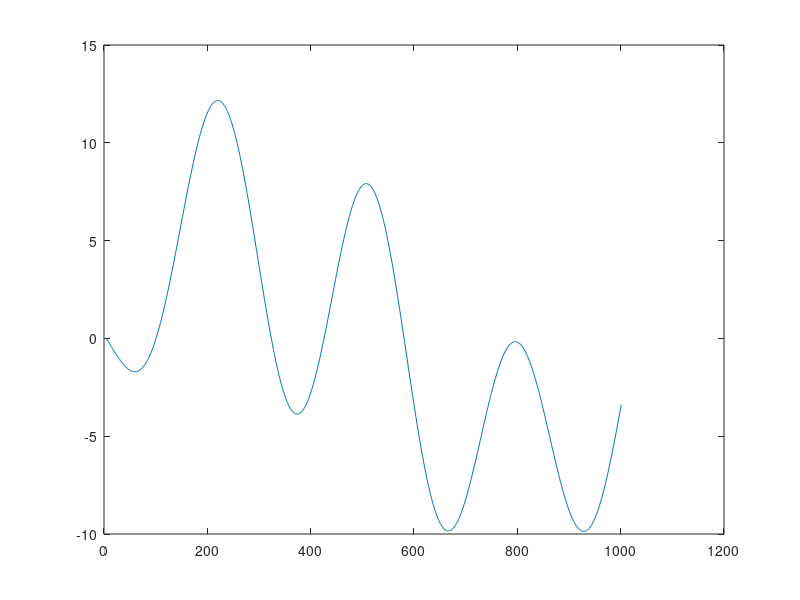

The MATLAB script that drew this image:
clear all 
clc
%% Zad1
A = 1;
t = 0:0.01:10;
p100 = (rand(1,100)-0.5)*2;
p1000 = (rand(1,1000)-0.5)*2;

p100(p100<0) = -A;
p100(p100>=0) = A;

p1000(p1000<0) = -A;
p1000(p1000>=0) = A;

%fazy  = rand(1,6)*2*pi;
fazy = load("fazy.mat");
fazy = fazy.fazy;
psin = A*sin(pi*t*0.24 + fazy(1)) + A*sin(pi*t*0.42+ fazy(2)) + A*sin(pi*t*0.14+ fazy(3)) + A*sin(pi*t*0.74+ fazy(4)) + A*sin(pi*t*0.36+ fazy(5)) + A*sin(pi*t*0.66+ fazy(6));
plot(psin,'o')

%% Zad2
A = [1 -0.5 -0.7 0.5];  
B = [0.7 0.3];

y100 = filter(B,A,p100); 
plot(y100);

y1000 = filter(B,A,p1000);
plot(y1000)

ysin = filter(B,A,psin);
plot(ysin)

w100  = randn(size(y100))  * sqrt(0.1 * var(y100));
w1000 = randn(size(y1000)) * sqrt(0.1 * var(y1000));
wsin  = randn(size(ysin))  * sqrt(0.1 * var(ysin));


%% Zad3 
N = length(w100); % liczba pomiarów
M = 5; % liczba parametrów
for i=1:N-M
    for j=1:M+1
        U(i,j) = w100(N+2-j-i);
    end

end

